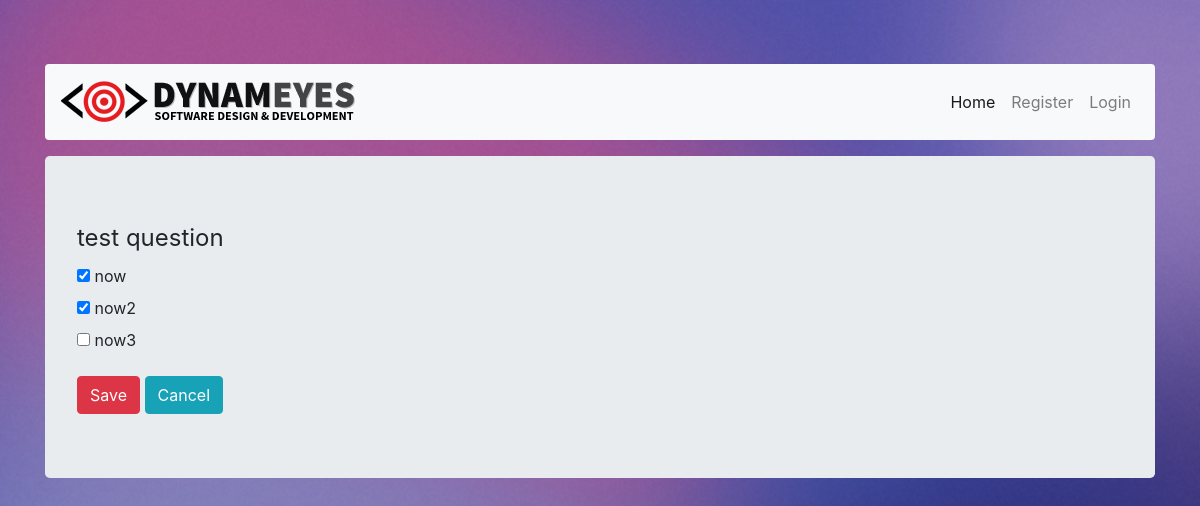
Page /question/4/ on the committed database.
### quiz/models.py (models this page shows, shortened)
class Question(models.Model):
    quiz = models.ForeignKey(Quiz, null=True)
    question_title = models.CharField(max_length=600, blank=False)
    def __str__(self):
        return self.question_title

class Choice(models.Model):
    question = models.ForeignKey(Question)
    is_correct = models.BooleanField(default=False)
    choice_title = models.CharField(max_length=500)
    def __str__(self):
        return self.choice_title

class Answer(models.Model):
    question = models.ForeignKey(Question)
    session = models.ForeignKey(QuizSession, null=True)
    chosen_answer = models.IntegerField()

### quiz/views.py (the view)
# urls.py: url(r'^question/(?P<pk>[0-9]+)/$', views.question, name='question'),
def question(request, pk):
    questions = Choice.objects.filter(question_id=pk)
    question_title = Question.objects.get(id=pk)
    session = QuizSession.objects.get(quiz_id=question_title.quiz_id)
    answers = Answer.objects.filter(question_id=pk)
    if request.method == "POST":
        choice = request.POST['choice']
        obj, created = Answer.objects.get_or_create(chosen_answer=choice, question_id=question_title.pk, session_id=session.pk)
        obj.save()
        return HttpResponseRedirect(reverse(quiz, args=(question_title.quiz_id,)))
    context = {
        'questions': questions,
        'title': question_title,
        'answers': answers,
        'session': session,
    }
    return render(request, 'question.html', context)

### quiz/templates/question.html
{% extends 'base.html' %}
{% block content %}
    {% include 'nav.html' %}
    <div class="jumbotron">
         <form method="POST">{% csrf_token %}
            <fieldset class="form-group">
                <legend>{{ title }}</legend>
                {% for obj in questions %}
                    <div class="form-check">
                        <label class="form-check-label">
                            <input type="checkbox" class="form-check-input" name="choice"  id="choice-{{ obj.id }}"
                                   value="{{ obj.id }}"
                                {% for req in answers %}
                                    {% if req.chosen_answer == obj.id %}
                                        checked
                                    {% endif %}
                                {% endfor %}
                            >
                            {{ obj }}
                        </label>
                    </div>
                {% endfor %}
            </fieldset>
            <button type="submit" class="btn btn-danger">Save</button>
            <a href="/quiz/{{ title.quiz_id }}" class="btn btn-info" role="button">Cancel</a>
        </form>
    </div>
{% endblock %}

### quiz/static/quiz/css/style.css (style rules this page uses)
body { padding-top: 40px; padding-bottom: 200px; background: #fdfdfd url(../images/color-splash.jpg) no-repeat; background-size: cover;; }
html { height: 100%; }

### rows in the picture
Question: question_title "test question"
Choice: choice "☑", choice_title "now"
Choice: choice "☑", choice_title "now2"
Choice: choice_title "now3"
